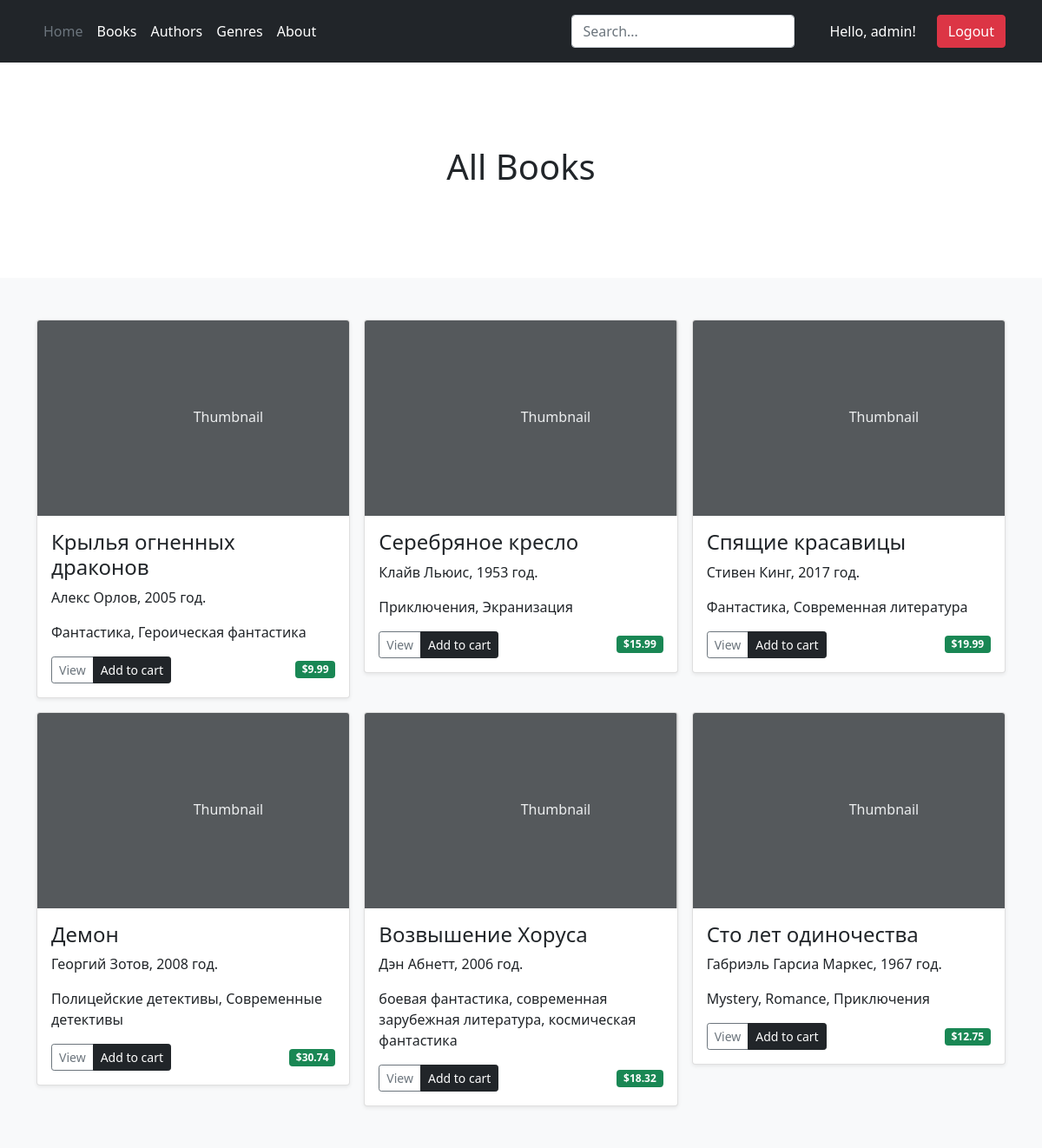
The app's page / (signed in) with its own data.
### catalog/models.py (models this page shows, shortened)
class Book(models.Model):
    title = models.TextField()
    summary = models.TextField()
    publication_date = models.DateField(blank=True, null=True)
    price = models.DecimalField(max_digits=5, default=1.00, decimal_places=2)
    amount = models.IntegerField(null=False)
    genre = models.ManyToManyField(Genre)
    author = models.ForeignKey(Author, on_delete=models.CASCADE, null=True)
    def get_genre(self):
        return ", ".join([genre.name for genre in self.genre.all()])
    def get_date(self):
        return self.publication_date.strftime("%Y")
    get_genre.short_description = "Genre"

class Author(models.Model):
    first_name = models.CharField(max_length=100)
    last_name = models.CharField(max_length=100)
    date_of_birth = models.DateField(blank=True, null=True)
    date_of_death = models.DateField(blank=True, null=True)
    photo = models.ImageField(upload_to="authors/", blank=True)
    def __str__(self):
        return f"{self.first_name} {self.last_name}"

class Genre(models.Model):
    name = models.CharField(max_length=50)

### catalog/views.py (the view)
# urls.py: path("", CatalogView.as_view(), name="catalog-index"),
class CatalogView(TemplateView):
    template_name = "catalog/catalog.html"
    def get(self, request):
        books = Book.objects.all()
        params = {
            'books': books
        }
        return render(request, self.template_name, params)

### templates/catalog/catalog.html
{% extends "base.html" %}
{% block content %}
<main>
    <div class="album py-5 bg-light" bis_skin_checked="1">
        <div class="container" bis_skin_checked="1">
            <div class="row row-cols-1 row-cols-sm-2 row-cols-md-3 g-3" bis_skin_checked="1">
                {% for book in books %}
                <div class="col" bis_skin_checked="1">
                    <div class="card shadow-sm" bis_skin_checked="1">
                        <svg class="bd-placeholder-img card-img-top" width="100%" height="225" xmlns="http://www.w3.org/2000/svg" role="img" aria-label="Placeholder: Thumbnail" preserveAspectRatio="xMidYMid slice" focusable="false"><title>Placeholder</title><rect width="100%" height="100%" fill="#55595c"></rect><text x="50%" y="50%" fill="#eceeef" dy=".3em">Thumbnail</text></svg>
                        <div class="card-body" bis_skin_checked="1">
                            <h4 class="card-text">{{book.title}}</h4>
                            <p class="card-text">{{book.author}}, {{book.get_date}} год.</p>
                            <p class="card-text">{{book.get_genre}}</p>
                            <div class="d-flex justify-content-between align-items-center" bis_skin_checked="1">
                                <div class="btn-group" bis_skin_checked="1">
                                    <button type="button" class="btn btn-sm btn-outline-secondary">View</button>
                                    <button type="button" class="btn btn-sm btn-dark">Add to cart</button>
                                </div>
                                <span class="badge bg-success">${{book.price}}</span>
                            </div>
                        </div>
                    </div>
                </div>
                {% endfor %}
            </div>
        </div>
    </div>
  </main>
{% endblock %}
{% block title %}
All Books
{% endblock %}

### templates/base.html (shortened to what this page needs)
<!DOCTYPE html>
<html lang="en">
<head>
    <link href="https://cdn.jsdelivr.net/npm/bootstrap@5.0.2/dist/css/bootstrap.min.css" rel="stylesheet">
</head>
<body>
    <header class="p-3 bg-dark text-white">
        <div class="container" bis_skin_checked="1">
            <div class="d-flex flex-wrap align-items-center justify-content-center justify-content-lg-start" bis_skin_checked="1">
                <ul class="nav col-12 col-lg-auto me-lg-auto mb-2 justify-content-center mb-md-0">
                    <li><a href="{% url 'catalog-index' %}" class="nav-link px-2 text-secondary">Home</a></li>
                    <li><a href="{% url 'catalog-index' %}" class="nav-link px-2 text-white">Books</a></li>
                    <li><a href="#" class="nav-link px-2 text-white">Authors</a></li>
                    <li><a href="#" class="nav-link px-2 text-white">Genres</a></li>
                    <li><a href="#" class="nav-link px-2 text-white">About</a></li>
                </ul>
                <form class="col-12 col-lg-auto mb-3 mb-lg-0 me-lg-3">
                <input type="search" class="form-control form-control-dark" placeholder="Search..." aria-label="Search">
                </form>
                {% if user.is_authenticated %}
                <span class="px-4 text-white">Hello, {{user.username}}!</span><a href="{% url 'logout' %}" class="btn btn-danger">Logout</a>
                {% else %}
                <div class="text-end" bis_skin_checked="1">
                    <a href="{% url 'login' %}" class="btn btn-outline-light me-2">Login</a>
                    <a href="#" class="btn btn-warning">Sign-up</a>
                </div>
                {% endif %}
            </div>
        </div>
    </header>
    <section class="py-5 text-center container">
        <div class="row py-lg-5" bis_skin_checked="1">
          <div class="col-lg-6 col-md-8 mx-auto" bis_skin_checked="1">
            <h1 class="fw-light">{% block title %}{% endblock %}</h1>
          </div>
        </div>
    </section>
    {% block content %}{% endblock %}
</body>
</html>

### records on screen
Book: title "Крылья огненных драконов", author "Алекс Орлов", get_date "2005", get_genre "Фантастика, Героическая фантастика", price "9.99"
Book: title "Серебряное кресло", author "Клайв Льюис", get_date "1953", get_genre "Приключения, Экранизация", price "15.99"
Book: title "Спящие красавицы", author "Стивен Кинг", get_date "2017", get_genre "Фантастика, Современная литература", price "19.99"
Book: title "Демон", author "Георгий Зотов", get_date "2008", get_genre "Полицейские детективы, Современные детективы", price "30.74"
Book: title "Возвышение Хоруса", author "Дэн Абнетт", get_date "2006", get_genre "боевая фантастика, современная зарубежная литература, космическая фантастика", price "18.32"
Book: title "Сто лет одиночества", author "Габриэль Гарсиа Маркес", get_date "1967", get_genre "Mystery, Romance, Приключения", price "12.75"

### other values on screen
{{ user.username }} "admin"
